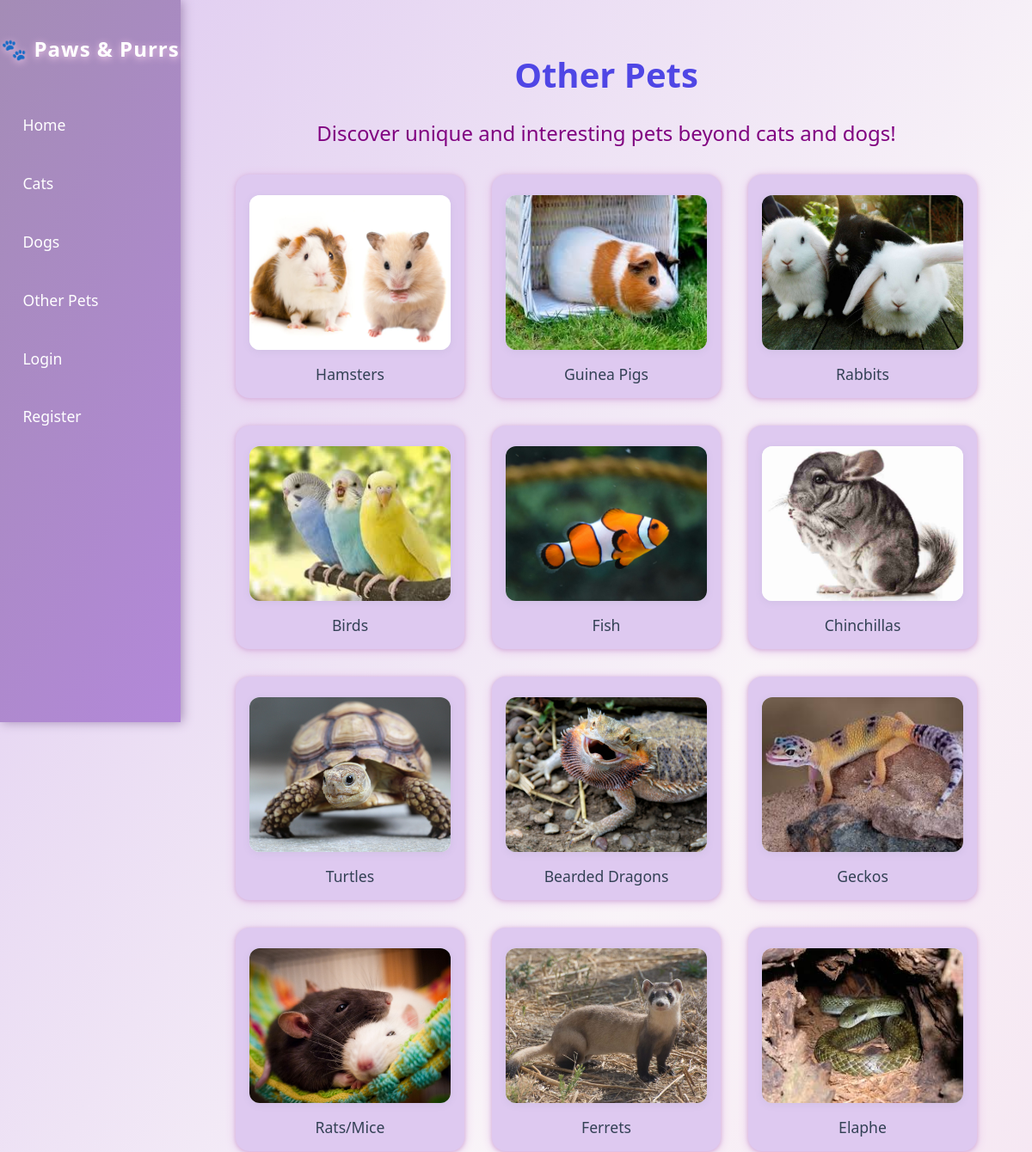
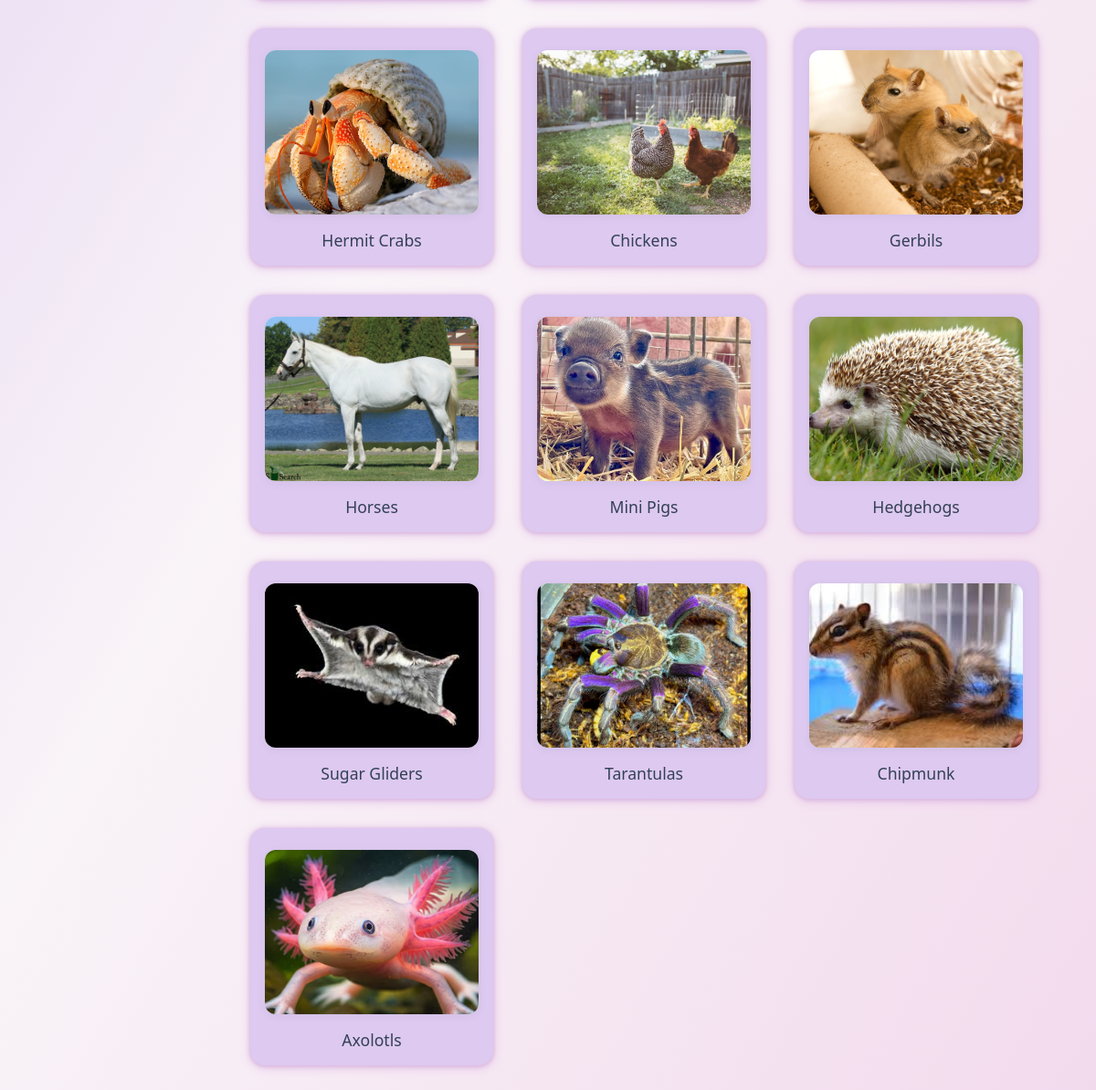
/other_pets, run on the app's committed database (2 pictures, top to bottom).
### tables this page shows
CREATE TABLE Other (ID INTEGER PRIMARY KEY, name TEXT, description TEXT, image TEXT, breeder_price INTEGER, adoption_price INTEGER);

### routes.py (the view)
@routes.route('/other_pets')
def other_pets():
    db = get_db()
    try:
        cur = db.execute('SELECT * FROM Other')
        results = cur.fetchall()
        cur.close()
    except sqlite3.OperationalError:
        results = []
    return render_template('other_pets.html', results=results)

### app.py (called while the page is built)
@app.teardown_appcontext
def close_connection(exception):
    db = getattr(g, '_database', None)
    if db is not None:
        db.close()

### routes.py (called while the page is built)
def get_db():
    db = getattr(g, '_database', None)
    if db is None:
        db = g._database = sqlite3.connect('Backpack.db')
        db.row_factory = sqlite3.Row
    return db

### templates/other_pets.html (shortened to what this page needs)
{% extends "layout.html" %}
{% block content %}
<h1>Other Pets</h1>
<p>Discover unique and interesting pets beyond cats and dogs!</p>
<div class="container-row">
  {% if results %}
    {% for item in results %}
      <div class="container-box" style="position: relative; display: inline-block; cursor:pointer;">
        <a href="{{ url_for('routes.item_detail', table='Other', item_id=item['id']) }}" style="color:inherit; text-decoration:none;">
          <img src="{{ url_for('static', filename='images/' ~ item['image']) }}" alt="{{ item['name'] }}" style="display: block; width: 100%;">
          <h5>{{ item['name'] }}</h5>
        </a>
      </div>
    {% endfor %}
  {% else %}
    <p>No other pets found in the database.</p>
  {% endif %}
</div>
{% endblock %}

### static/style.css (style rules this page uses)
body { font-family: 'Segoe UI', 'Arial', sans-serif; background: linear-gradient(120deg, #DEC9F0 0%, #F9F4F8 50%, #F2DAED 100%); margin: 0; padding: 0; min-height: 100vh; }
h1 { font-size: 2.5em; margin-bottom: 0.5em; color: #4f46e5; text-align: center; }
p { font-size: 1.5em; margin-bottom: 0.5em; color: purple; text-align: center; }
.container-row { display: grid; gap: 2em; margin-top: 2em; grid-template-columns: repeat(auto-fit, minmax(260px, 1fr)); padding: 0 2em 2em 2em; }
.container-box { border: none; background: #DEC9F0; border-radius: 16px; box-shadow: 0 2px 12px #E2BEE6, 0 1px 4px #C9A4CF; padding: 1.5em 1em 1em 1em; transition: box-shadow 0.2s, transform 0.2s; position: relative; overflow: hidden; text-align: center; color: #B388D9; }
.container-box img, .pet-container img { width: 180px; height: 180px; object-fit: cover; border-radius: 12px; margin-bottom: 1em; box-shadow: 0 2px 8px rgba(100,116,139,0.10); background: #f1f5f9; }
h5 { font-size: 1.1em; color: #334155; margin: 0.5em 0 0 0; font-weight: 500; }
a, .btn { color: #4f46e5; text-decoration: none; transition: color 0.15s; }

### data on the page
Other: image (picture), name "Hamsters"
Other: image (picture), name "Guinea Pigs"
Other: image (picture), name "Rabbits"
Other: image (picture), name "Birds"
Other: image (picture), name "Fish"
Other: image (picture), name "Chinchillas"
Other: image (picture), name "Turtles"
Other: image (picture), name "Bearded Dragons"
Other: image (picture), name "Geckos"
Other: image (picture), name "Rats/Mice"
Other: image (picture), name "Ferrets"
Other: image (picture), name "Elaphe"
Other: image (picture), name "Hermit Crabs"
Other: image (picture), name "Chickens"
Other: image (picture), name "Gerbils"
Other: image (picture), name "Horses"
Other: image (picture), name "Mini Pigs"
Other: image (picture), name "Hedgehogs"
Other: image (picture), name "Sugar Gliders"
Other: image (picture), name "Tarantulas"
Other: image (picture), name "Chipmunk"
Other: image (picture), name "Axolotls"
